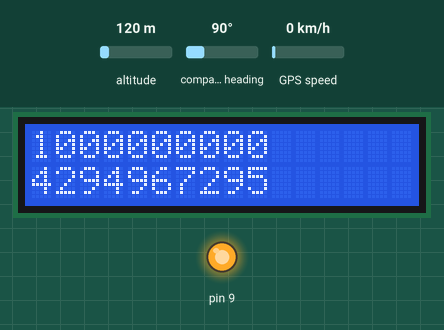
Simulated run of this sketch. Board: Arduino Uno, built with avr-gcc and run on an emulated ATmega328P. Parts: 16×2 character LCD, output pins drawn as LEDs (lit = HIGH). The test bench sets the inputs (shaded band); at power-on: altitude 120 m, compass heading 90°, GPS speed 0 km/h. The GPS gets a fix after 3 s at 37.7749, -122.4194 with 8 satellites; what the sketch prints to the serial monitor is not drawn.

Above: at 0.2 s.
At 3.3 s:
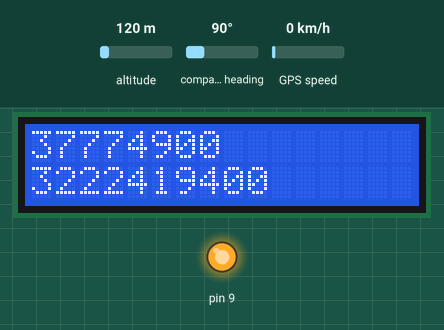

The sketch:

gps_logging_on_lcd_device.ino
```cpp
// (licence header left out)
#include <Wire.h>
#include <LiquidCrystal_I2C.h>
#include <TinyGPS.h>
#include <SoftwareSerial.h>

long latitude = 0;
long longitude = 0;
unsigned long fix_age = 0;

LiquidCrystal_I2C lcd (0x27, 16,2);
TinyGPS gps;
SoftwareSerial mySerial(3, 2);

void setup() {
  Serial.begin(9600);
  mySerial.begin(9600);
  lcd.begin();
  lcd.backlight();
  pinMode(9, OUTPUT);
  digitalWrite(9, HIGH);
}

void loop() {

  while (mySerial.available())
  {
    int c = mySerial.read();                   // Read the GPS data
    if (gps.encode(c))                        // Check the GPS data
    {
     // process new gps info here
    }

  }
  gps.get_position(&latitude, &longitude, &fix_age);
  Serial.print(latitude);Serial.print(":"); Serial.println(longitude);
  lcd.clear();
  lcd.setCursor(0,0);
  lcd.print(latitude);
  lcd.setCursor(0,1);
  lcd.print(longitude);
  lcd.setCursor(0,2);
  lcd.print(fix_age);
  delay(1000);
}
```
